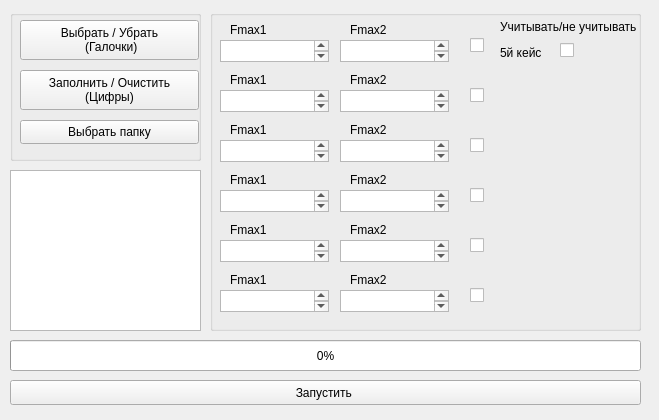
<?xml version="1.0" encoding="UTF-8"?>
<ui version="4.0">
 <class>QtWidgetsClassCase6Class</class>
 <widget class="QMainWindow" name="QtWidgetsClassCase6Class">
  <property name="geometry">
   <rect>
    <x>0</x>
    <y>0</y>
    <width>659</width>
    <height>420</height>
   </rect>
  </property>
  <property name="windowTitle">
   <string>Кейс6</string>
  </property>
  <widget class="QWidget" name="centralWidget">
   <widget class="QPushButton" name="pushButton_4">
    <property name="geometry">
     <rect>
      <x>10</x>
      <y>380</y>
      <width>631</width>
      <height>25</height>
     </rect>
    </property>
    <property name="text">
     <string>Запустить </string>
    </property>
   </widget>
   <widget class="QLabel" name="markerOfWork">
    <property name="geometry">
     <rect>
      <x>120</x>
      <y>187</y>
      <width>21</width>
      <height>31</height>
     </rect>
    </property>
    <property name="text">
     <string/>
    </property>
   </widget>
   <widget class="QGroupBox" name="groupBox">
    <property name="geometry">
     <rect>
      <x>10</x>
      <y>10</y>
      <width>191</width>
      <height>151</height>
     </rect>
    </property>
    <property name="title">
     <string/>
    </property>
    <widget class="QPushButton" name="btn2">
     <property name="geometry">
      <rect>
       <x>10</x>
       <y>10</y>
       <width>179</width>
       <height>40</height>
      </rect>
     </property>
     <property name="text">
      <string>Выбрать / Убрать
 (Галочки)</string>
     </property>
    </widget>
    <widget class="QPushButton" name="pushButton">
     <property name="geometry">
      <rect>
       <x>10</x>
       <y>60</y>
       <width>179</width>
       <height>40</height>
      </rect>
     </property>
     <property name="text">
      <string>Заполнить / Очистить 
(Цифры)</string>
     </property>
    </widget>
    <widget class="QPushButton" name="pushButton_9">
     <property name="geometry">
      <rect>
       <x>10</x>
       <y>110</y>
       <width>179</width>
       <height>24</height>
      </rect>
     </property>
     <property name="text">
      <string>Выбрать папку</string>
     </property>
    </widget>
   </widget>
   <widget class="QGroupBox" name="groupBox_2">
    <property name="geometry">
     <rect>
      <x>210</x>
      <y>10</y>
      <width>431</width>
      <height>321</height>
     </rect>
    </property>
    <property name="title">
     <string/>
    </property>
    <widget class="QLabel" name="label">
     <property name="geometry">
      <rect>
       <x>20</x>
       <y>10</y>
       <width>43</width>
       <height>20</height>
      </rect>
     </property>
     <property name="text">
      <string>Fmax1</string>
     </property>
    </widget>
    <widget class="QPlainTextEdit" name="Edit1Fmax1">
     <property name="geometry">
      <rect>
       <x>10</x>
       <y>30</y>
       <width>109</width>
       <height>22</height>
      </rect>
     </property>
    </widget>
    <widget class="QTextEdit" name="Edit1Fmax2">
     <property name="geometry">
      <rect>
       <x>130</x>
       <y>30</y>
       <width>109</width>
       <height>22</height>
      </rect>
     </property>
    </widget>
    <widget class="QLabel" name="label_2">
     <property name="geometry">
      <rect>
       <x>140</x>
       <y>10</y>
       <width>43</width>
       <height>20</height>
      </rect>
     </property>
     <property name="text">
      <string>Fmax2</string>
     </property>
    </widget>
    <widget class="QCheckBox" name="checkBox1">
     <property name="geometry">
      <rect>
       <x>260</x>
       <y>10</y>
       <width>93</width>
       <height>51</height>
      </rect>
     </property>
     <property name="text">
      <string/>
     </property>
    </widget>
    <widget class="QLabel" name="label_4">
     <property name="geometry">
      <rect>
       <x>20</x>
       <y>60</y>
       <width>43</width>
       <height>20</height>
      </rect>
     </property>
     <property name="text">
      <string>Fmax1</string>
     </property>
    </widget>
    <widget class="QPlainTextEdit" name="Edit2Fmax1">
     <property name="geometry">
      <rect>
       <x>10</x>
       <y>80</y>
       <width>109</width>
       <height>22</height>
      </rect>
     </property>
    </widget>
    <widget class="QLabel" name="label_3">
     <property name="geometry">
      <rect>
       <x>140</x>
       <y>60</y>
       <width>43</width>
       <height>20</height>
      </rect>
     </property>
     <property name="text">
      <string>Fmax2</string>
     </property>
    </widget>
    <widget class="QTextEdit" name="Edit2Fmax2">
     <property name="geometry">
      <rect>
       <x>130</x>
       <y>80</y>
       <width>109</width>
       <height>22</height>
      </rect>
     </property>
    </widget>
    <widget class="QCheckBox" name="checkBox2">
     <property name="geometry">
      <rect>
       <x>260</x>
       <y>60</y>
       <width>93</width>
       <height>51</height>
      </rect>
     </property>
     <property name="text">
      <string/>
     </property>
    </widget>
    <widget class="QLabel" name="label_8">
     <property name="geometry">
      <rect>
       <x>20</x>
       <y>110</y>
       <width>43</width>
       <height>20</height>
      </rect>
     </property>
     <property name="text">
      <string>Fmax1</string>
     </property>
    </widget>
    <widget class="QPlainTextEdit" name="Edit3Fmax1">
     <property name="geometry">
      <rect>
       <x>10</x>
       <y>130</y>
       <width>109</width>
       <height>22</height>
      </rect>
     </property>
    </widget>
    <widget class="QLabel" name="label_6">
     <property name="geometry">
      <rect>
       <x>140</x>
       <y>110</y>
       <width>43</width>
       <height>20</height>
      </rect>
     </property>
     <property name="text">
      <string>Fmax2</string>
     </property>
    </widget>
    <widget class="QTextEdit" name="Edit3Fmax2">
     <property name="geometry">
      <rect>
       <x>130</x>
       <y>130</y>
       <width>109</width>
       <height>22</height>
      </rect>
     </property>
     <property name="baseSize">
      <size>
       <width>0</width>
       <height>0</height>
      </size>
     </property>
    </widget>
    <widget class="QCheckBox" name="checkBox3">
     <property name="geometry">
      <rect>
       <x>260</x>
       <y>110</y>
       <width>93</width>
       <height>51</height>
      </rect>
     </property>
     <property name="text">
      <string/>
     </property>
    </widget>
    <widget class="QLabel" name="label_7">
     <property name="geometry">
      <rect>
       <x>20</x>
       <y>160</y>
       <width>43</width>
       <height>20</height>
      </rect>
     </property>
     <property name="text">
      <string>Fmax1</string>
     </property>
    </widget>
    <widget class="QLabel" name="label_5">
     <property name="geometry">
      <rect>
       <x>140</x>
       <y>160</y>
       <width>43</width>
       <height>20</height>
      </rect>
     </property>
     <property name="text">
      <string>Fmax2</string>
     </property>
    </widget>
    <widget class="QPlainTextEdit" name="Edit4Fmax1">
     <property name="geometry">
      <rect>
       <x>10</x>
       <y>180</y>
       <width>109</width>
       <height>22</height>
      </rect>
     </property>
    </widget>
    <widget class="QTextEdit" name="Edit4Fmax2">
     <property name="enabled">
      <bool>true</bool>
     </property>
     <property name="geometry">
      <rect>
       <x>130</x>
       <y>180</y>
       <width>109</width>
       <height>22</height>
      </rect>
     </property>
    </widget>
    <widget class="QCheckBox" name="checkBox4">
     <property name="geometry">
      <rect>
       <x>260</x>
       <y>160</y>
       <width>93</width>
       <height>51</height>
      </rect>
     </property>
     <property name="text">
      <string/>
     </property>
    </widget>
    <widget class="QLabel" name="label_12">
     <property name="geometry">
      <rect>
       <x>20</x>
       <y>210</y>
       <width>43</width>
       <height>20</height>
      </rect>
     </property>
     <property name="text">
      <string>Fmax1</string>
     </property>
    </widget>
    <widget class="QLabel" name="label_10">
     <property name="geometry">
      <rect>
       <x>140</x>
       <y>210</y>
       <width>43</width>
       <height>20</height>
      </rect>
     </property>
     <property name="text">
      <string>Fmax2</string>
     </property>
    </widget>
    <widget class="QPlainTextEdit" name="Edit5Fmax1">
     <property name="geometry">
      <rect>
       <x>10</x>
       <y>230</y>
       <width>109</width>
       <height>22</height>
      </rect>
     </property>
    </widget>
    <widget class="QTextEdit" name="Edit5Fmax2">
     <property name="geometry">
      <rect>
       <x>130</x>
       <y>230</y>
       <width>109</width>
       <height>22</height>
      </rect>
     </property>
    </widget>
    <widget class="QCheckBox" name="checkBox5">
     <property name="geometry">
      <rect>
       <x>260</x>
       <y>210</y>
       <width>93</width>
       <height>51</height>
      </rect>
     </property>
     <property name="text">
      <string/>
     </property>
    </widget>
    <widget class="QLabel" name="label_11">
     <property name="geometry">
      <rect>
       <x>20</x>
       <y>260</y>
       <width>43</width>
       <height>20</height>
      </rect>
     </property>
     <property name="text">
      <string>Fmax1</string>
     </property>
    </widget>
    <widget class="QLabel" name="label_9">
     <property name="geometry">
      <rect>
       <x>140</x>
       <y>260</y>
       <width>43</width>
       <height>20</height>
      </rect>
     </property>
     <property name="text">
      <string>Fmax2</string>
     </property>
    </widget>
    <widget class="QPlainTextEdit" name="Edit6Fmax1">
     <property name="geometry">
      <rect>
       <x>10</x>
       <y>280</y>
       <width>109</width>
       <height>22</height>
      </rect>
     </property>
    </widget>
    <widget class="QTextEdit" name="Edit6Fmax2">
     <property name="geometry">
      <rect>
       <x>130</x>
       <y>280</y>
       <width>109</width>
       <height>22</height>
      </rect>
     </property>
    </widget>
    <widget class="QCheckBox" name="checkBox6">
     <property name="geometry">
      <rect>
       <x>260</x>
       <y>260</y>
       <width>93</width>
       <height>51</height>
      </rect>
     </property>
     <property name="text">
      <string/>
     </property>
    </widget>
    <widget class="QLabel" name="label_13">
     <property name="geometry">
      <rect>
       <x>290</x>
       <y>10</y>
       <width>141</width>
       <height>41</height>
      </rect>
     </property>
     <property name="text">
      <string>&lt;html&gt;&lt;head/&gt;&lt;body&gt;&lt;p&gt;Учитывать/не учитывать&lt;/p&gt;&lt;p&gt;          5й кейс&lt;/p&gt;&lt;/body&gt;&lt;/html&gt;</string>
     </property>
    </widget>
    <widget class="QCheckBox" name="checkBox">
     <property name="geometry">
      <rect>
       <x>350</x>
       <y>30</y>
       <width>21</width>
       <height>21</height>
      </rect>
     </property>
     <property name="text">
      <string/>
     </property>
    </widget>
   </widget>
   <widget class="QTextBrowser" name="textBrowser">
    <property name="geometry">
     <rect>
      <x>10</x>
      <y>170</y>
      <width>191</width>
      <height>161</height>
     </rect>
    </property>
   </widget>
   <widget class="QProgressBar" name="progressBar">
    <property name="geometry">
     <rect>
      <x>10</x>
      <y>340</y>
      <width>631</width>
      <height>31</height>
     </rect>
    </property>
    <property name="value">
     <number>0</number>
    </property>
   </widget>
  </widget>
 </widget>
 <layoutdefault spacing="6" margin="11"/>
 <resources/>
 <connections/>
</ui>
